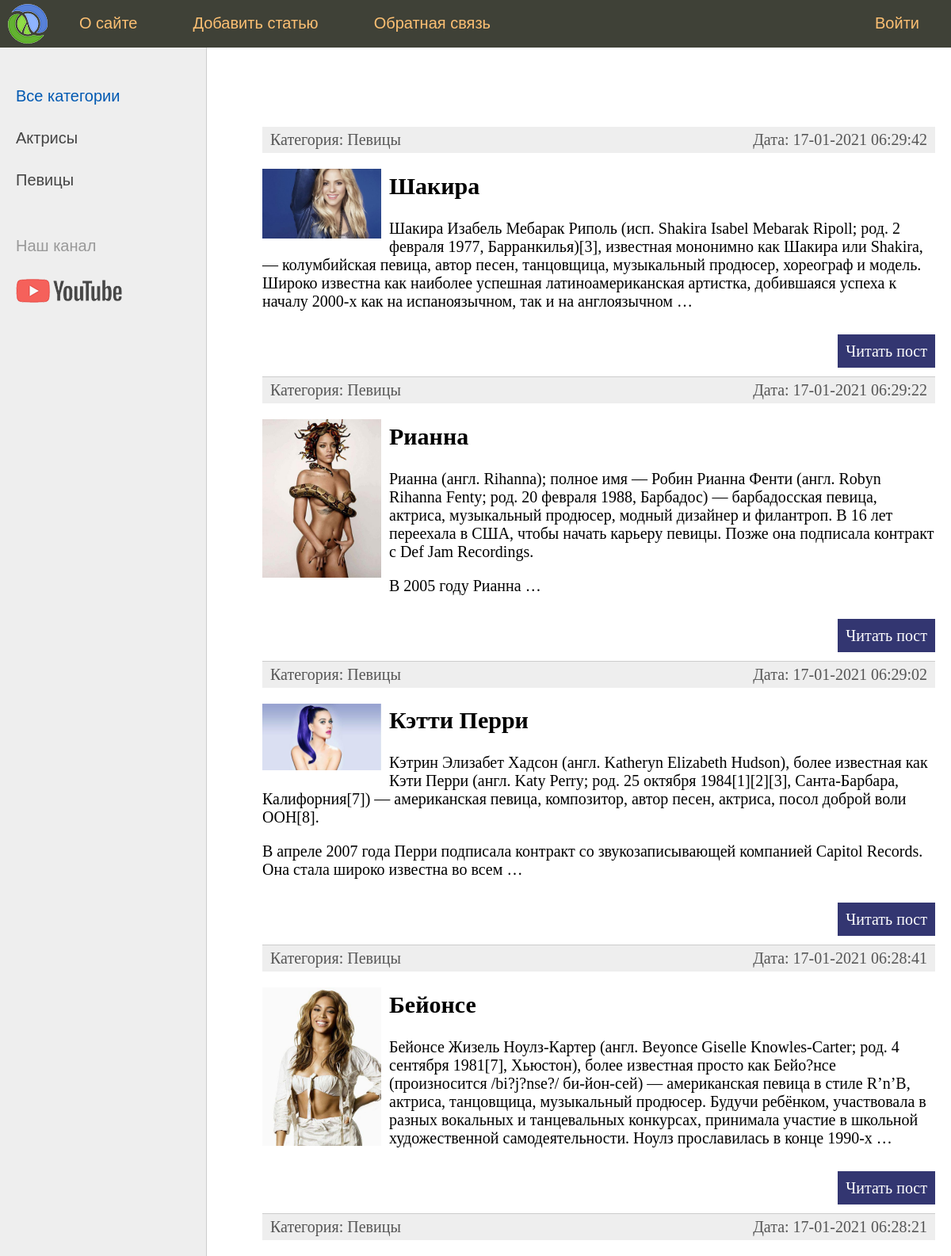
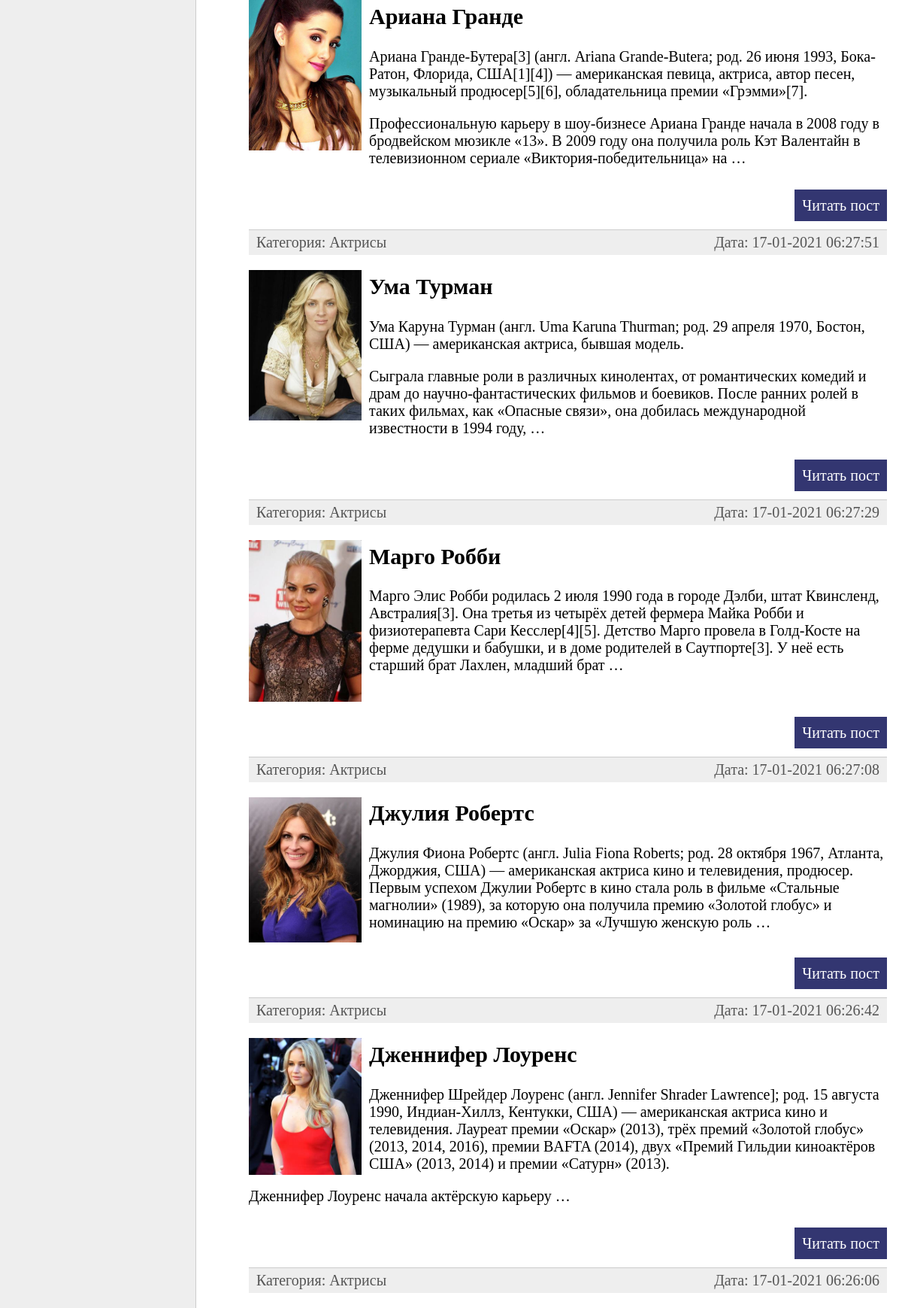
The page / (upper part) on the database its author committed (2 pictures, top to bottom).
### women/models.py (models this page shows, shortened)
class Category(models.Model):
    name = models.CharField(max_length=100, db_index=True, verbose_name="Категория")
    slug = models.SlugField(max_length=255, unique=True, db_index=True, verbose_name="URL")
    def __str__(self):
        return self.name
    def get_absolute_url(self):
        return reverse('category', kwargs={'cat_id': self.pk})
    class Meta:
        verbose_name = 'Категория'
        verbose_name_plural = 'Категории'
        ordering = ['id']

class Women(models.Model):
    title = models.CharField(max_length=255, verbose_name="Заголовок")
    slug = models.SlugField(max_length=255, unique=True, db_index=True, verbose_name="URL")
    content = models.TextField(blank=True, verbose_name="Текст статьи")
    photo = models.ImageField(upload_to="photos/%Y/%m/%d/", verbose_name="Фото")
    time_create = models.DateTimeField(auto_now_add=True, verbose_name="Время создания")
    time_update = models.DateTimeField(auto_now=True, verbose_name="Время изменения")
    is_published = models.BooleanField(default=True, verbose_name="Публикация")
    cat = models.ForeignKey('Category', on_delete=models.PROTECT, verbose_name="Категории")
    def get_absolute_url(self):
        return reverse('post', kwargs={'post_slug': self.slug})
    class Meta:
        verbose_name = 'Известные женщины'
        verbose_name_plural = 'Известные женщины'
        ordering = ['-time_create', 'title']

### women/views.py (the view)
# urls.py: path('', index, name='home'),
def index(request):
    posts = Women.objects.all()
    context = {
        'posts': posts,
        'menu': menu,
        'title': 'Главная страница',
        'cat_selected': 0,
    }
    return render(request, 'women/index.html', context=context)

### women/templatetags/women_tags.py (called while the page is built)
@register.inclusion_tag('women/list_categories.html')
def show_categories(sort=None, cat_selected=0):
    if not sort:
        cats = Category.objects.all()
    else:
        cats = Category.objects.order_by(sort)
    return {"cats": cats, "cat_selected": cat_selected}

### women/templates/women/index.html (shortened to what this page needs)
{% extends 'women/base.html' %}
{% block content %}
<ul class="list-articles">
	{% for p in posts %}
			<li><div class="article-panel">
	<p class="first">Категория: {{p.cat}}</p>
	<p class="last">Дата: {{p.time_update|date:"d-m-Y H:i:s"}}</p>
</div>
{% if p.photo %}
	<p><img class="img-article-left thumb" src="{{p.photo.url}}"></p>
{% endif %}
				<h2>{{p.title}}</h2>
	{% autoescape on %}
	{{p.content|linebreaks|truncatewords:50}}
	{% endautoescape %}
			<p class="link-read-post"><a href="{{ p.get_absolute_url }}">Читать пост</a></p>
			</li>
	{% endfor %}
</ul>
{% endblock %}

### women/templates/women/list_categories.html
{% for c in cats %}
	{% if c.pk == cat_selected %}
		<li class="selected">{{c.name}}</li>
	{% else %}
		<li><a href="{{ c.get_absolute_url }}">{{c.name}}</a></li>
	{% endif %}
{% endfor %}

### women/static/women/css/styles.css (style rules this page uses)
html, body { font-family: 'Arial'; margin: 0; padding: 0; height: 100%; width: 100%; color: #444; }
a { color: #0059b2; text-decoration: none; }
img { max-width: 600px; height: auto; }
img.img-article-left { max-width: 300px; height: auto; float: left; padding: 0 10px 10px 0; }
img.img-article-left.thumb { max-width: 150px; height: auto; }
p.link-read-post { text-align: right; }
p.link-read-post a { padding: 10px; min-width: 100px; background: #333671; color: #fff; text-decoration: none; }
div.article-panel { background: #eee; padding: 5px 10px 5px 10px; box-sizing border-box; overflow: hidden; color: #555; }
div.article-panel p.first { margin: 0; float: left; }
div.article-panel p.last { margin: 0; float: right; }
ul.list-articles { list-style: none; margin: 0; padding: 0; }
ul.list-articles li { border-bottom: 1px solid #ccc; }
.left-chapters ul li { margin: 30px 0 0 0; color: #999; }
.left-chapters ul li a { color: #444; text-decoration: none; }

### rows shown on the page
Category: name "Актрисы"
Category: name "Певицы"
Women: cat "Певицы", time_update "17-01-2021 06:29:42", photo (picture), title "Шакира", content "Шакира Изабель Мебарак Риполь (исп. Shakira Isabel Mebarak Ripoll; род. 2 февраля 1977, Барранкилья)[3], известная мононимно как Шакира или Shakira, — колумбийская певица, автор песен, танцовщица, музыкальный продюсер, хореограф и модель. Широко известна как наиболее успешная латиноамериканская артистка, добившаяся успеха к началу 2000-х как на испаноязычном, так и на англоязычном …"
Women: cat "Певицы", time_update "17-01-2021 06:29:22", photo (picture), title "Рианна", content "Рианна (англ. Rihanna); полное имя — Робин Рианна Фенти (англ. Robyn Rihanna Fenty; род. 20 февраля 1988, Барбадос) — барбадосская певица, актриса, музыкальный продюсер, модный дизайнер и филантроп. В 16 лет переехала в США, чтобы начать карьеру певицы. Позже она подписала контракт с Def Jam Recordings. В 2005 году Рианна …"
Women: cat "Певицы", time_update "17-01-2021 06:29:02", photo (picture), title "Кэтти Перри", content "Кэтрин Элизабет Хадсон (англ. Katheryn Elizabeth Hudson), более известная как Кэти Перри (англ. Katy Perry; род. 25 октября 1984[1][2][3], Санта-Барбара, Калифорния[7]) — американская певица, композитор, автор песен, актриса, посол доброй воли ООН[8]. В апреле 2007 года Перри подписала контракт со звукозаписывающей компанией Capitol Records. Она стала широко известна во всем …"
Women: cat "Певицы", time_update "17-01-2021 06:28:41", photo (picture), title "Бейонсе", content "Бейонсе Жизель Ноулз-Картер (англ. Beyonce Giselle Knowles-Carter; род. 4 сентября 1981[7], Хьюстон), более известная просто как Бейо?нсе (произносится /bi?j?nse?/ би-йон-сей) — американская певица в стиле R’n’B, актриса, танцовщица, музыкальный продюсер. Будучи ребёнком, участвовала в разных вокальных и танцевальных конкурсах, принимала участие в школьной художественной самодеятельности. Ноулз прославилась в конце 1990-х …"
Women: cat "Певицы", time_update "17-01-2021 06:28:21", photo (picture), title "Ариана Гранде", content "Ариана Гранде-Бутера[3] (англ. Ariana Grande-Butera; род. 26 июня 1993, Бока-Ратон, Флорида, США[1][4]) — американская певица, актриса, автор песен, музыкальный продюсер[5][6], обладательница премии «Грэмми»[7]. Профессиональную карьеру в шоу-бизнесе Ариана Гранде начала в 2008 году в бродвейском мюзикле «13». В 2009 году она получила роль Кэт Валентайн в телевизионном сериале «Виктория-победительница» на …"
Women: cat "Актрисы", time_update "17-01-2021 06:27:51", photo (picture), title "Ума Турман", content "Ума Каруна Турман (англ. Uma Karuna Thurman; род. 29 апреля 1970, Бостон, США) — американская актриса, бывшая модель. Сыграла главные роли в различных кинолентах, от романтических комедий и драм до научно-фантастических фильмов и боевиков. После ранних ролей в таких фильмах, как «Опасные связи», она добилась международной известности в 1994 году, …"
Women: cat "Актрисы", time_update "17-01-2021 06:27:29", photo (picture), title "Марго Робби", content "Марго Элис Робби родилась 2 июля 1990 года в городе Дэлби, штат Квинсленд, Австралия[3]. Она третья из четырёх детей фермера Майка Робби и физиотерапевта Сари Кесслер[4][5]. Детство Марго провела в Голд-Косте на ферме дедушки и бабушки, и в доме родителей в Саутпорте[3]. У неё есть старший брат Лахлен, младший брат …"
Women: cat "Актрисы", time_update "17-01-2021 06:27:08", photo (picture), title "Джулия Робертс", content "Джулия Фиона Робертс (англ. Julia Fiona Roberts; род. 28 октября 1967, Атланта, Джорджия, США) — американская актриса кино и телевидения, продюсер. Первым успехом Джулии Робертс в кино стала роль в фильме «Стальные магнолии» (1989), за которую она получила премию «Золотой глобус» и номинацию на премию «Оскар» за «Лучшую женскую роль …"
Women: cat "Актрисы", time_update "17-01-2021 06:26:42", photo (picture), title "Дженнифер Лоуренс", content "Дженнифер Шрейдер Лоуренс (англ. Jennifer Shrader Lawrence]; род. 15 августа 1990, Индиан-Хиллз, Кентукки, США) — американская актриса кино и телевидения. Лауреат премии «Оскар» (2013), трёх премий «Золотой глобус» (2013, 2014, 2016), премии BAFTA (2014), двух «Премий Гильдии киноактёров США» (2013, 2014) и премии «Сатурн» (2013). Дженнифер Лоуренс начала актёрскую карьеру …"
Women: cat "Актрисы", time_update "17-01-2021 06:26:06"

### other values the page prints
{{ m.title }} "О сайте" "Добавить статью" "Обратная связь"
{{ m.title }} "Войти"
